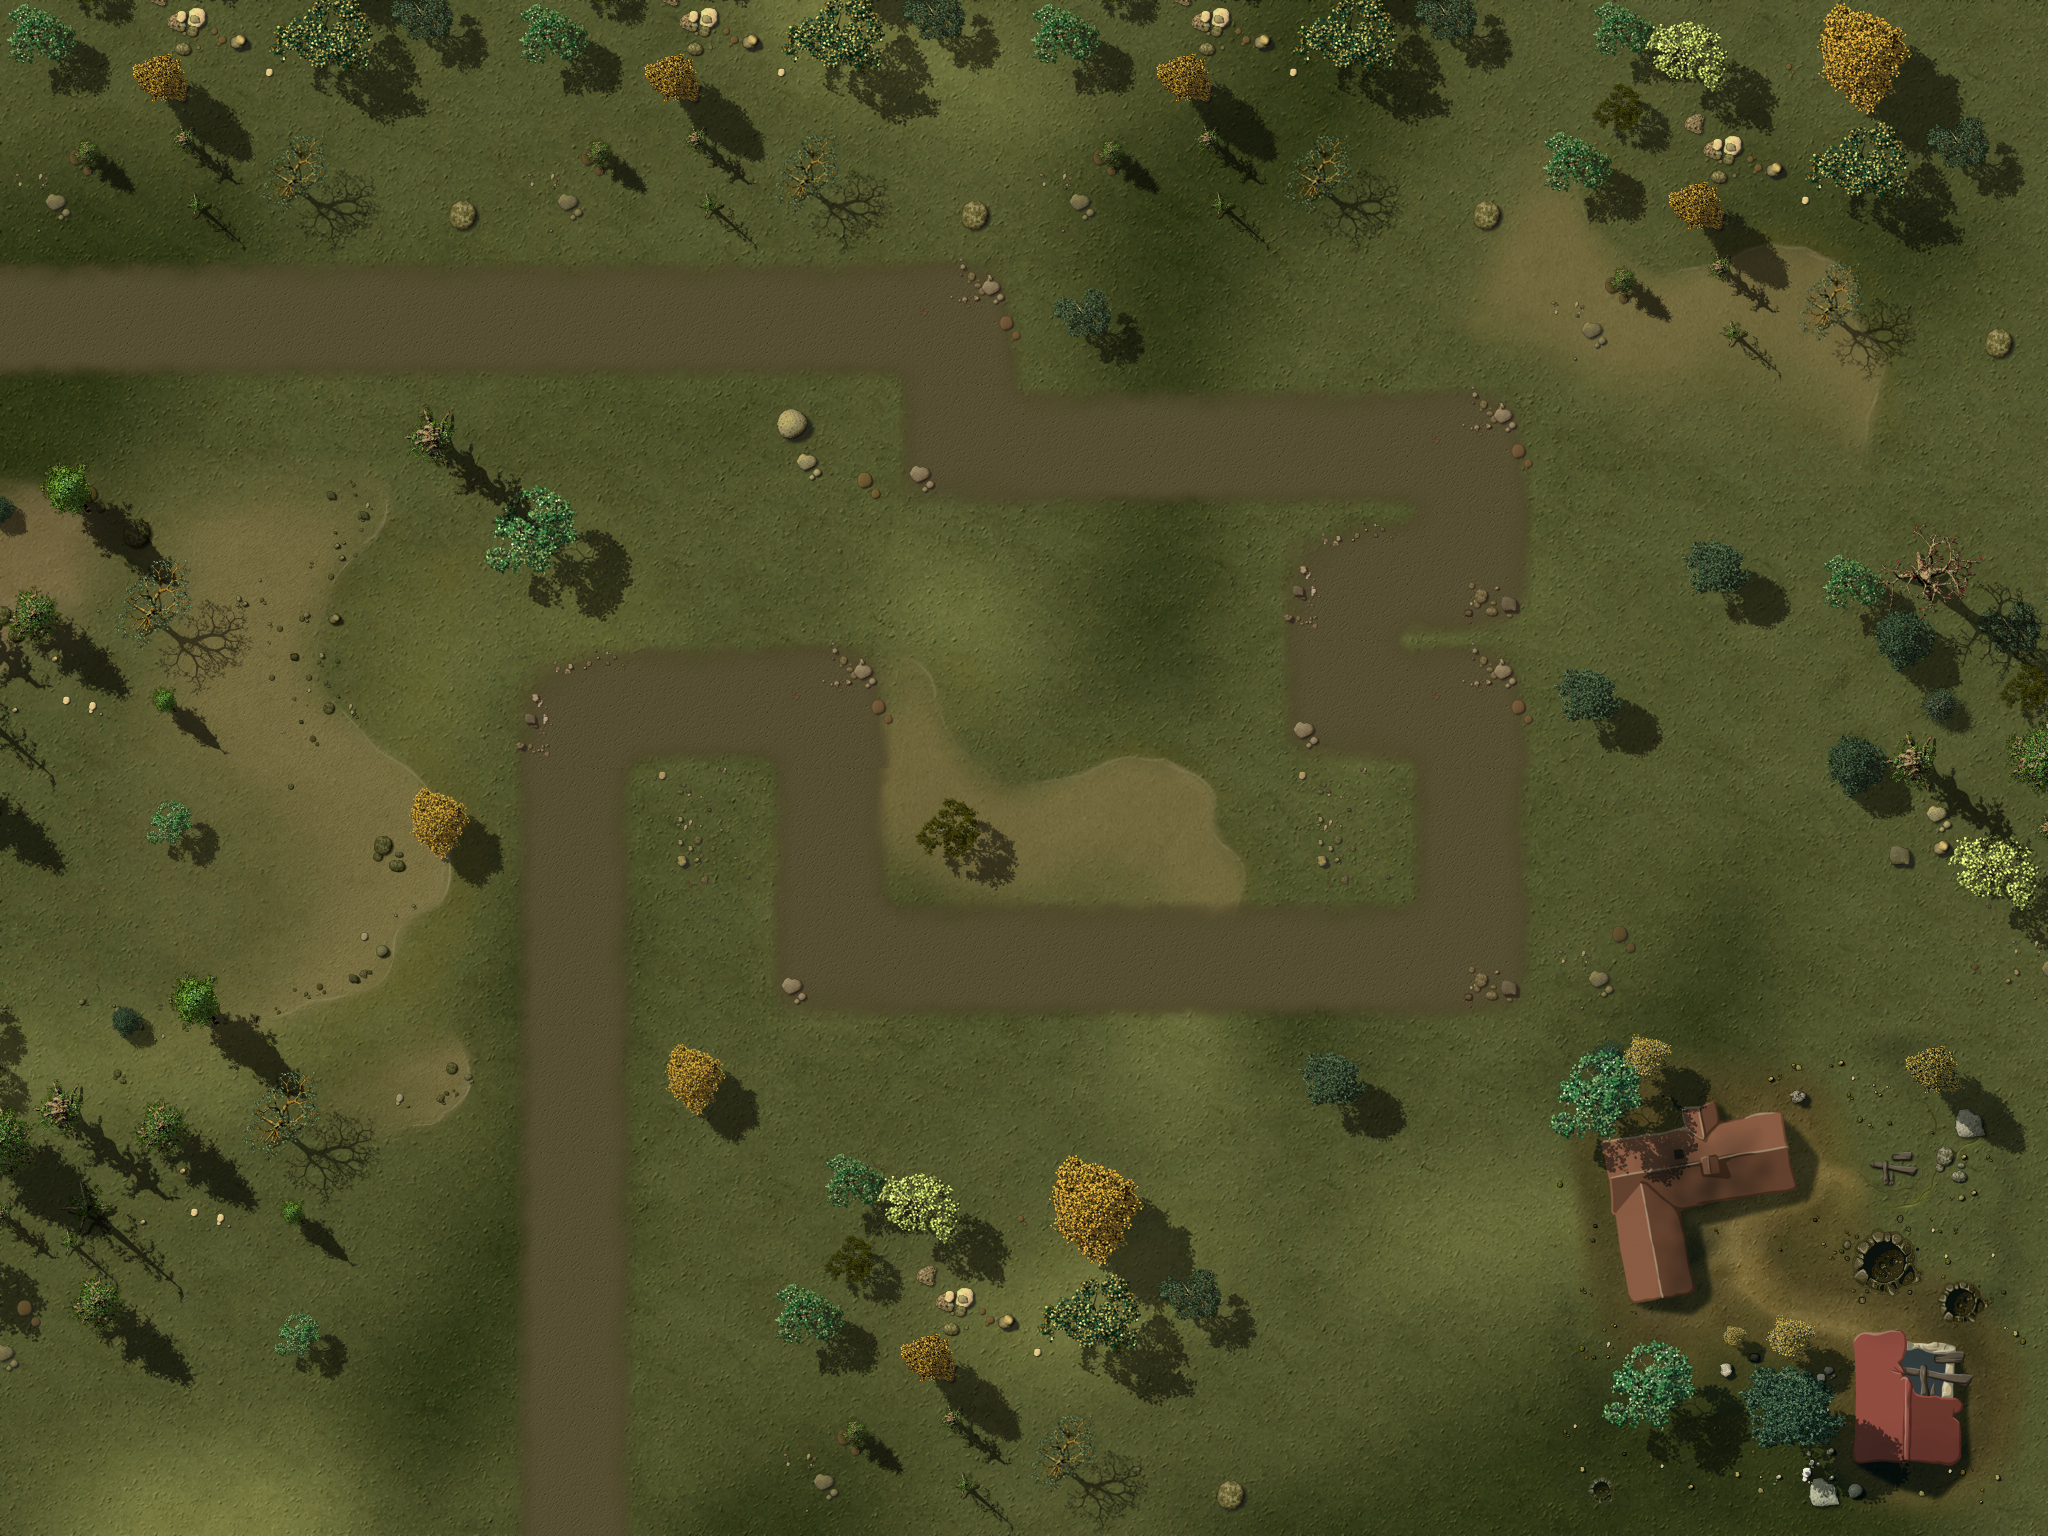

A level layout from a 2D game, rendered from its tile map. Below: a short description, then the map file with tile-grid data replaced by summaries:
An orthogonal 16x12 tile map with 128x128 px tiles, 4 tile layers (Ground, Objects1, Objects2, Path), 1 hidden layer not drawn, 3 tilesets and 39 objects.

<map version="1.0" orientation="orthogonal" width="16" height="12" tilewidth="128" tileheight="128">
 <properties>
<property name="wave01" value="1,1,1,2,4,4,1,1,1,4,1,2,3,2,1,3,4,4,1,1,2" />
<property name="wave02" value="10,10,10,10,10,2,10,1,1,4,2,4,1,10,10,10,10,10,10,4,2,1,1,1" />
<property name="wave03" value="1,1,10,3,4,1,10,10,10,10,10,2,10,10,1,1,4,2,4,1,1,1,1,1,4,2,10,10,10,10" />
<property name="wave04" value="1,1,1,1,4,1,1,1,1,4,1,1,1,4,1,1,1,2,1,1,3,10,10,10" />
<property name="wave05" value="2,2,10,10,10,4,4,4,1,1,1,10,10,3,10,10,10,10,10,10,2,10,10,2,2,10,10,10,2,2,10,10" />
<property name="wave06" value="4,4,2,10,10,10,5,5,5,5,5,3,10,10,4,4,2,10,3,10,2,5,5,1" />
<property name="wave07" value="1,5,5,5,10,10,10,2,4,2,4,5,3,5,3,10,10,10,5,5,5,2,2,4,4,2,10,10,10,10" />
<property name="wave08" value="1,5,5,5,2,5,5,6,4,2,5,5,5,5,5,4,4,5,5,5,2,5,5,4,4,5,4,3,3" />
<property name="wave09" value="4,4,4,2,3,4,5,4,2,5,3,5,5,5,5,10,10,10,10,10,10,10,10,5,4,5,5,6,5,5,5,4,5,4,4,5,5,5,2,5,5,1" />
<property name="wave10" value="2,10,10,10,10,10,10,4,5,4,4,10,10,10,10,5,5,5,5,5,5,5,5,5,6,5,5,5,5,4,2,2,10,10,10,4,5,4,2,5,5,5,5,10,10,103" />
<property name="wave11" value="1,5,5,5,3,5,5,5,5,5,5,5,5,5,5,5,4,4,4,2,2,5,5,5,5,2,3,5,5,5,3,3,5,5,5,5,5,2,1" />
<property name="wave12" value="5,5,5,5,5,5,10,3,3,10,10,10,10,5,10,10,10,3,5,5,5,10,10,10,10,5,5,5,5,5,10,10,6,6,5,5,5,5,10,10,5,2,1" />
<property name="wave13" value="3,10,10,10,5,6,5,6,5,5,6,2,5,5,5,5,5,10,10,10,10,5,5,5,5,5,5,5,10,10,10,3" />
<property name="wave14" value="5,5,5,5,5,5,5,6,2,2,5,5,7,7,7,7,7,7,7,8,5,5,5,2,9,2,4,4,4,5,5,5,5,5,2,5,2,9,5,5,5,1" />
<property name="wave15" value="1,4,4,5,5,9,5,5,5,5,4,5,4,5,4,4,5,4,5,2,6,5,5,5,6,5,10,6,5,5,5,5,5,5,5,5,1" />
<property name="wave16" value="10,10,8,10,10,10,6,10,10,10,10,10,10,10,10,10,6,6,6,5,1,6,10,10,4,4,10,10,10,10,8,10,6,10,10,10,10,10,10,10,10,10,10,10,10,10,10,10,10,10,10" />
<property name="wave17" value="10,10,10,10,5,10,5,8,5,1,8,8,10,5,6,10,10,5,1,5,1,10,4,4,4,10,10,10,5,1,5,10" />
<property name="wave18" value="1,5,5,5,5,1,5,5,7,7,7,7,5,1,6,5,1,5,5,5,4,4,4,9,2,5,2,5,1,5,5" />
<property name="wave19" value="7,7,6,7,7,2,10,10,8,10,10,9,7,7,2,10,10,10,5,5,5,5,9,3,9,9,9,9" />
<property name="wave20" value="3,8,5,1,5,5,7,7,101,7,7,7,7,7,7,5,5,6,5,1,6,5,1,6,5,6,5,9,5,1,5,1,5,5,5,7,101" />
<property name="wave21" value="6,10,10,10,10,10,2,10,10,2,10,6,6,10,10,2,10,10,6,10,10,10,8,5,8" />
<property name="wave22" value="1,2,5,1,5,2,6,6,9,3,10,10,2,10,10,5,1,2,2,5,1,5,5,5,6,6,6,5,1,5,8,10,10,10,10,2,2,5,1" />
<property name="wave23" value="5,5,6,6,5,1,5,1,5,1,2,2,7,7,7,7,8,5,1,6,6,5,1,5,10,10,10,10,4,5,2" />
<property name="wave24" value="11,11,11,9,3,11,11,11,11,11,9,3,9,9,9,5,5,5,6,5,1,2,2,5,1,8" />
<property name="wave25" value="2,2,5,6,5,1,4,4,4,5,5,5,9,9,9,9,9,5,1,5,5,5,9,6,6,5,1,5,1,5,8,5,1,5,5,8,2,2,5,1,3" />
<property name="wave26" value="11,11,11,9,3,11,11,6,11,11,9,3,11,11,11,9,8,11,11,6,6,4,4,4,5,5,8,5,5,5,5,10,10,10,10,10" />
<property name="wave27" value="3,9,5,5,5,5,7,7,4,4,9,5,5,5,5,5,5,8,5,9,5,5,5,5,5,5,5,5,5,5,8,8,5,5,6,6,5,7,7,5,7,8" />
<property name="wave28" value="6,11,11,11,11,6,11,11,11,11,6,9,9,5,5,9,9,5,5,5,5,9,3,9,5,5,6,4,4,5,4,5,5,5,9,5,5,5,6,5,5,5,8" />
<property name="wave29" value="10,10,10,10,5,10,5,10,5,10,6,10,5,5,5,5,8,10,10,10,5,5,5,10,8,8,8,5,5,5,5,11,11,11,11,6,6,5,7,7,2" />
<property name="wave30" value="1,5,5,5,10,8,10,5,10,8,10,5,5,5,5,5,11,11,11,6,5,4,6,4,4,5,5,5,7,7,9,3,9,5,5,5,5,10,10,10,10,102" />
<property name="wave31" value="1,5,5,5,7,9,4,5,4,5,6,5,5,5,8,9,9,9,5,5,6,5,5,5,7,8,6,6,8,5,5,8,4,4,7,7,9,3,9,3,6" />
<property name="wave32" value="8,11,11,10,6,10,10,10,6,7,11,11,11,6,10,10,8,10,9,9,7,5,7,5,7,3" />
<property name="wave33" value="3,9,7,7,5,5,5,5,5,5,5,5,5,7,9,3,5,5,5,5,6,5,5,9,9,9,6,8,6,5,5,9,9,9,6,8" />
<property name="wave34" value="6,6,9,9,9,11,11,5,11,11,11,9,9,9,7,5,5,5,5,5,5,4,4,5,5,9,6,5,5,6,8,9,3,6" />
<property name="wave35" value="8,9,7,4,5,4,5,5,5,7,4,5,4,8,5,5,5,7,8,5,5,5,6,8,5,5,5,6,7,7,5,5,5,11,11,11,11" />
<property name="wave36" value="6,6,9,9,9,11,11,11,11,11,11,9,9,9,7,5,5,5,5,5,5,4,4,5,5,8,5,7,8,4,5,8,11,5,5,5,4,4" />
<property name="wave37" value="8,9,7,4,5,4,5,5,5,7,4,5,4,8,5,5,5,7,7,7,5,5,6,5,5,9,9,9,6,8,5,11,11,11,11" />
<property name="wave38" value="10,10,10,10,10,10,8,9,9,9,5,5,6,10,10,10,10,10,10,6,10,10,8,10,10,10,10,10,10,6,10,10,10,10,10,10,10,10,5,5,5,5,10,10,8,10,8,10" />
<property name="wave39" value="10,10,10,5,10,8,10,5,10,6,10,8,10,5,9,9,9,9,8,10,5,10,10,5,10,10,10,10,5,8,10,10,10,7,10,10,7,10,10,2" />
<property name="wave40" value="6,10,10,6,10,10,9,10,10,10,10,10,9,9,10,9,10,10,10,10,10,7,10,10,8,10,7,10,5,8,5,5,103,103" />
 </properties>
 <tileset firstgid="1" name="ground" tilewidth="128" tileheight="128">
  <image source="tilesWorld1.png" width="2048" height="2048" />
 </tileset>
 <tileset firstgid="257" name="path" tilewidth="128" tileheight="128">
  <image source="path01.png" width="512" height="512" />
 </tileset>
 <tileset firstgid="273" name="ground" tilewidth="2048" tileheight="1536">
  <image source="ground5.jpg" width="2048" height="1536" />
 </tileset>
 <layer name="Ground" width="16" height="12">
  <data>[192 cells, 1 non-empty, 1 distinct tile ids]</data>
 </layer>
 <layer name="Objects1" width="16" height="12">
  <data>[192 cells, 65 non-empty, 53 distinct tile ids]</data>
 </layer>
 <layer name="Objects2" width="16" height="12">
  <data>[192 cells, 90 non-empty, 42 distinct tile ids]</data>
 </layer>
 <objectgroup name="Objects3" width="16" height="12">
  <object gid="230" x="1588" y="708" />
  <object gid="230" x="376" y="634" />
  <object gid="234" x="930" y="850" />
  <object gid="234" x="1002" y="614" />
  <object gid="234" x="616" y="460" />
  <object gid="234" x="1266" y="342" />
  <object gid="234" x="1258" y="1256" />
  <object gid="249" x="1378" y="1436" />
  <object gid="249" x="626" y="1450" />
  <object gid="249" x="302" y="1516" />
  <object gid="249" x="20" y="1456" />
  <object gid="230" x="180" y="1534" />
  <object gid="230" x="240" y="998" />
  <object gid="230" x="50" y="942" />
  <object gid="230" x="126" y="496" />
  <object gid="227" x="986" y="412" />
  <object gid="227" x="986" y="320" />
 </objectgroup>
 <layer name="Path" width="16" height="12">
  <data>[192 cells, 34 non-empty, 6 distinct tile ids]</data>
 </layer>
 <objectgroup name="Locked" width="16" height="12">
  <object x="2432" y="256" />
  <object x="0" y="0" width="2048" height="256" />
  <object x="0" y="1280" width="2048" height="256" />
  <object x="0" y="256" width="128" height="1024" />
  <object x="1920" y="256" width="128" height="1024" />
  <object x="128" y="384" width="128" height="128" />
  <object x="128" y="512" width="128" height="768" />
  <object x="256" y="896" width="128" height="384" />
  <object x="384" y="768" width="128" height="128" />
  <object x="384" y="384" width="128" height="128" />
  <object x="384" y="512" width="256" height="128" />
  <object x="640" y="1024" width="128" height="128" />
  <object x="896" y="768" width="128" height="128" />
  <object x="768" y="1152" width="384" height="128" />
  <object x="1280" y="1024" width="128" height="128" />
  <object x="1536" y="1024" width="384" height="256" />
  <object x="1536" y="640" width="128" height="128" />
  <object x="1664" y="512" width="128" height="128" />
  <object x="1792" y="512" width="128" height="128" />
  <object x="1664" y="256" width="256" height="128" />
  <object x="1024" y="256" width="128" height="128" />
 </objectgroup>
 <objectgroup name="Waypoints" width="16" height="12">
  <object x="-144" y="322">
   <polyline points="0,0 1104,-6 1102,128 1618,128 1618,256 1480,256 1482,380 1616,378 1616,634 976,636 972,372 718,376 718,1322" />
  </object>
 </objectgroup>
 <layer name="blendAdd" width="16" height="12" visible="0">
  <data>[192 cells, 0 non-empty, 0 distinct tile ids]</data>
 </layer>
</map>
